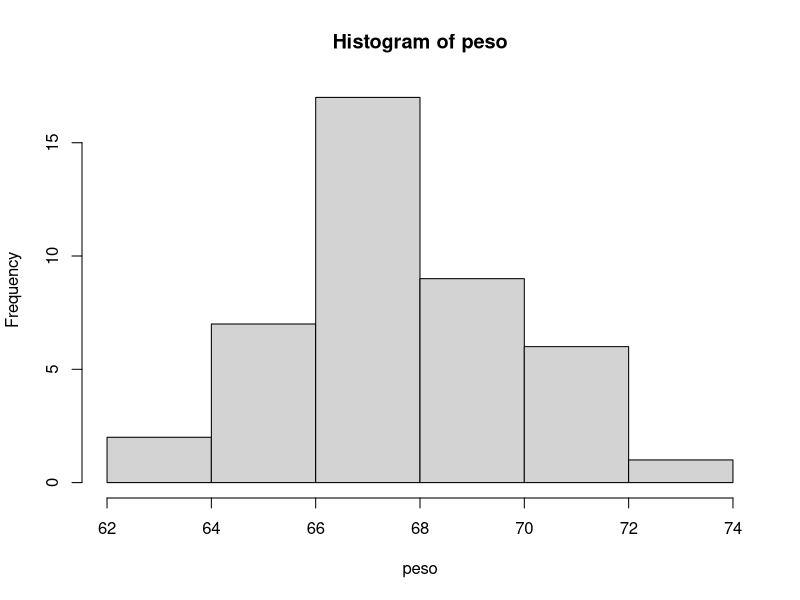
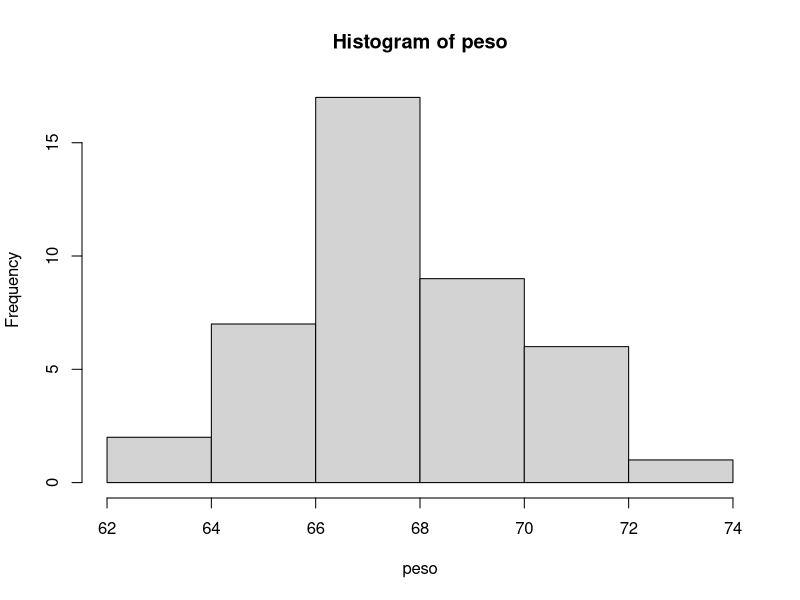
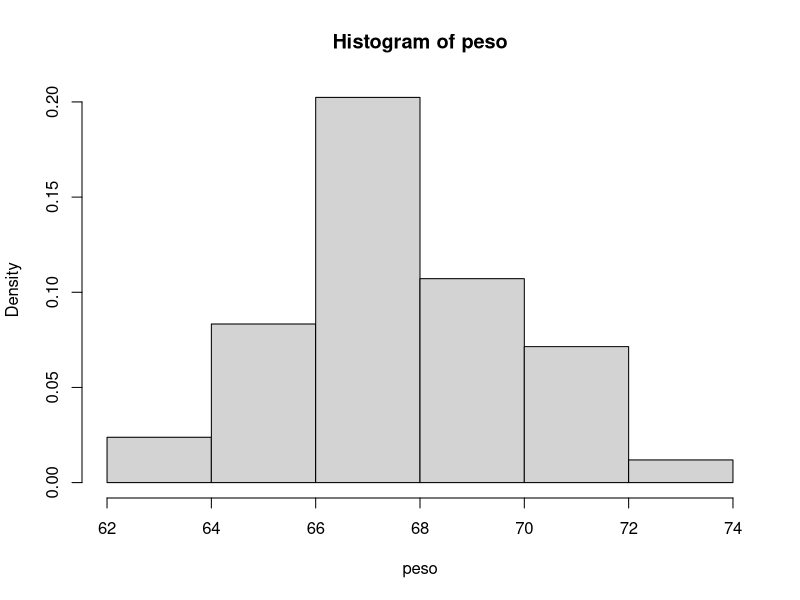
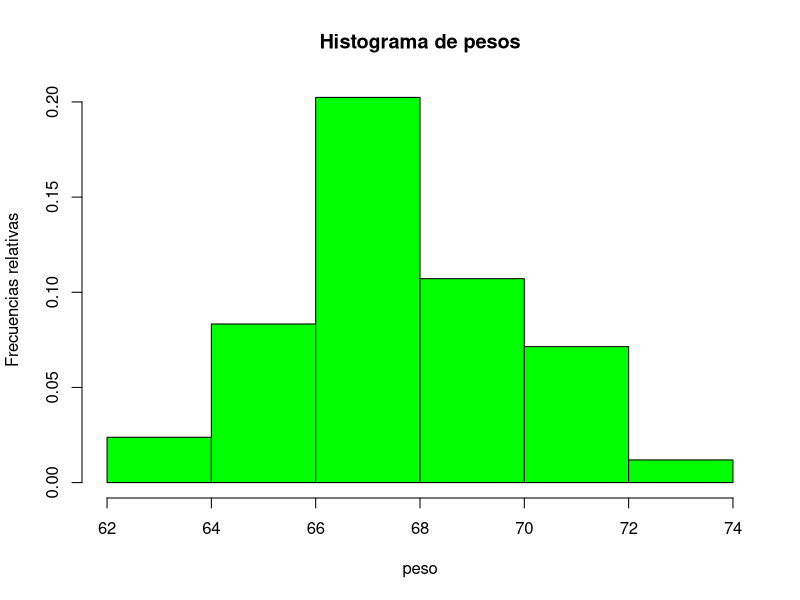
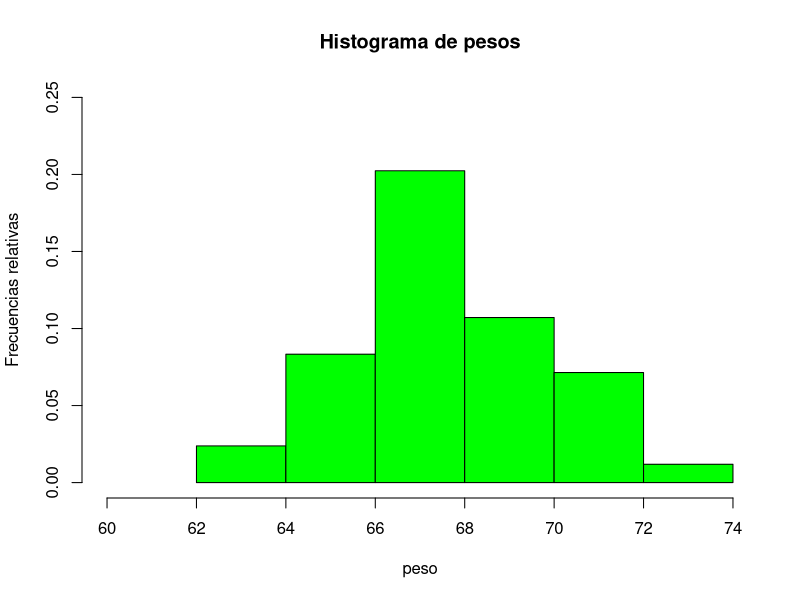
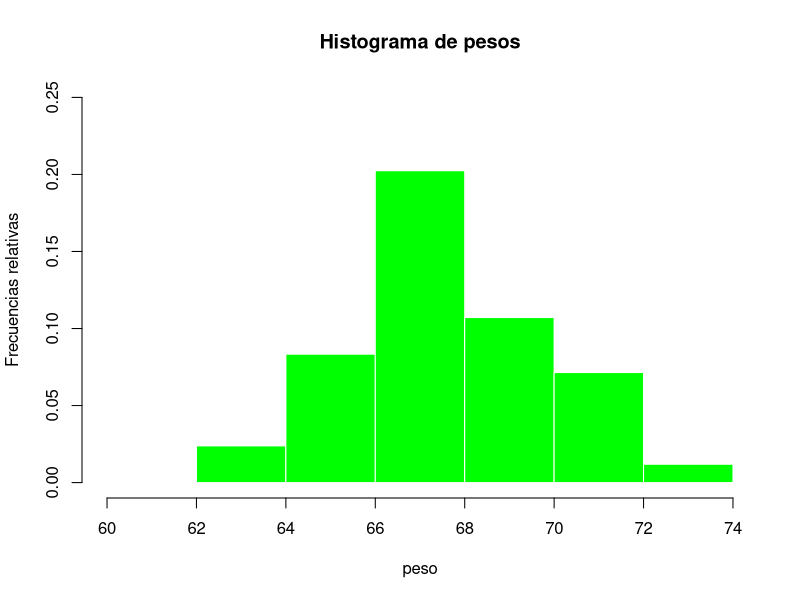
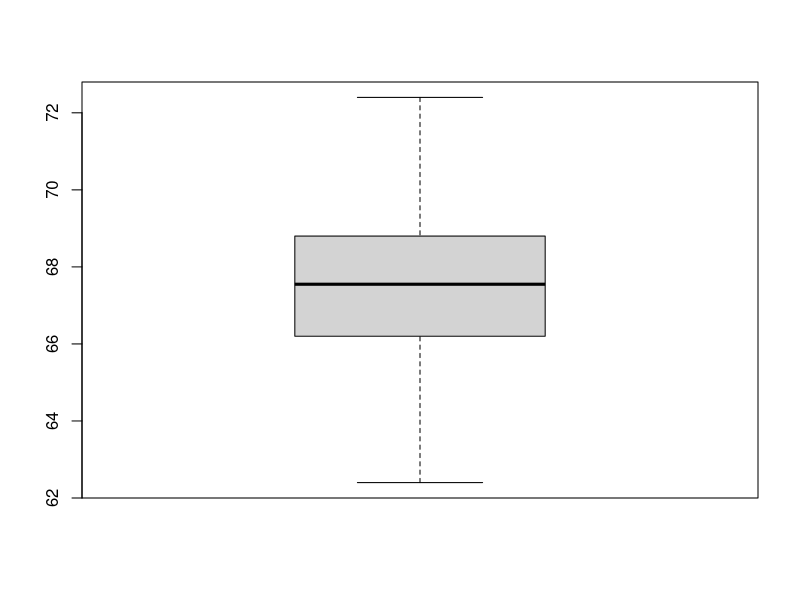
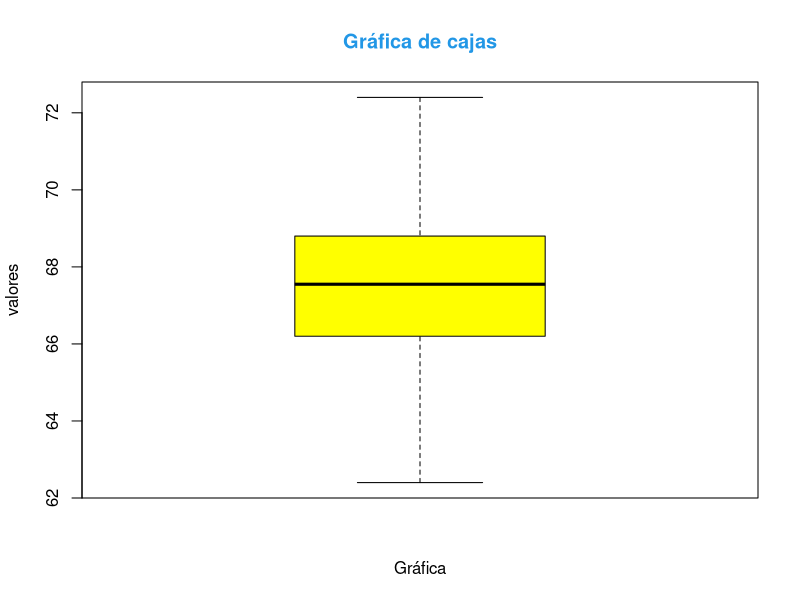

Recreate these plots in R, in order.
###### Registro del peso de 42 personas #######
peso<-c(67.6, 69.8, 68.5, 70.6, 68.1, 66.5, 65.1, 68.8, 70.3, 65.7, 66.2, 67.1, 67.7,
        68, 65.9, 65, 70.3, 68, 70, 65.2, 69.8, 68.5, 67.5, 66.2, 66.3, 68.1, 67.1, 66.2, 
        71.5, 66.4, 68.8, 67.5, 65.6, 68, 67, 71.3, 66.3, 62.4, 64, 65.4, 72, 72.4)

###### HISTOGRAMAS ########
h1<-hist(peso)
h2<-hist(peso,breaks=5)
h3<-hist(peso,breaks=5,freq=F)
h4<-hist(peso,breaks=5,freq=F,main="Histograma de pesos",xlab="peso",ylab="Frecuencias relativas",col="green")
h5<-hist(peso,breaks=5,freq=F,main="Histograma de pesos",xlab="peso",ylab="Frecuencias relativas",col="green",
         xlim=c(60,74),ylim=c(0,0.25))
#Para eliminar el borde
h6<-hist(peso,breaks=5,freq=F,main="Histograma de pesos",xlab="peso",ylab="Frecuencias relativas",col="green",
         xlim=c(60,74),ylim=c(0,0.25), border=F)


##### GRÁFICA DE CAJAS ######
boxplot(peso)
boxplot(peso,range=1.5,main="Gráfica de cajas",col="yellow",xlab="Gráfica",ylab="valores",
        col.main=12)
boxplot(peso,range=1.5,main="Gráfica de cajas",col="yellow",xlab="Gráfica",ylab="valores",
        col.main=12,boxwex=0.3)
boxplot(peso,range=1.5,main="Gráfica de cajas",col="yellow",xlab="Gráfica",ylab="valores",
        col.main=12,boxwex=0.3,horizontal=T)

##### GRÁFICA DE BARRAS ######

grupo<-c("A","A","B","B","B","B","AB", "AB","AB","O","O","AB","AB","A","A","A","B","B","B")

barplot(table(grupo))
barplot(table(grupo),col=c("blue","green","red","yellow"))
#Dataset VADeaths
VADeaths
?VADeaths
#Usando los datos de VADeaths
barplot(VADeaths)
barplot(VADeaths,beside=T)
barplot(VADeaths,beside=F,col=c(1,2,3,4,5),density=c(5,15,25,35))

##### GRÁFICA CIRCULAR #######
pie(c(0.1,0.6,0.3),labels=c("A","B","C"))
pie(c(0.1,0.6,0.3),labels=c("A","B","C"),col=c("yellow","green","blue"))
pie(c(0.1,0.6,0.3),labels=c("A","B","C"),col=c("yellow","green","blue"),density=c(15,24,38))

###### DEMO DEL PAQUETE graphics #######

demo(graphics)